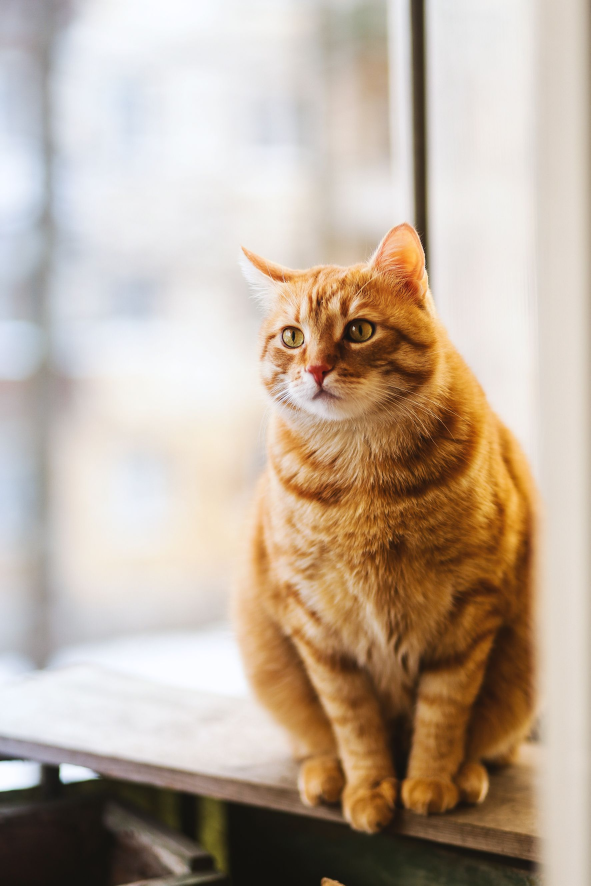
#> input picture Images/cat.jpg, 1771 x 2657 px, found by its file name (shown at 1/3 size)
$ python trial.py
#> lines starting #> are read from the running program, lines starting #| are printed output that depends on the picture
import cv2 as cv
import os
import matplotlib.pyplot as plt
import numpy as np


# [118 lines left out: functions readAndWriteSinglePixel, createPureColor, grayScale, reSize, conv2d, gradimage, not called in this run]

def callback():
    pass

# [28 lines left out: function cannyEdge, not called in this run]


def Sift():
    imgPath =  r"C:\Users\adjei\Coding_Projects\CV\Images\cat.jpg"
    img = cv.imread(imgPath, cv.IMREAD_GRAYSCALE)
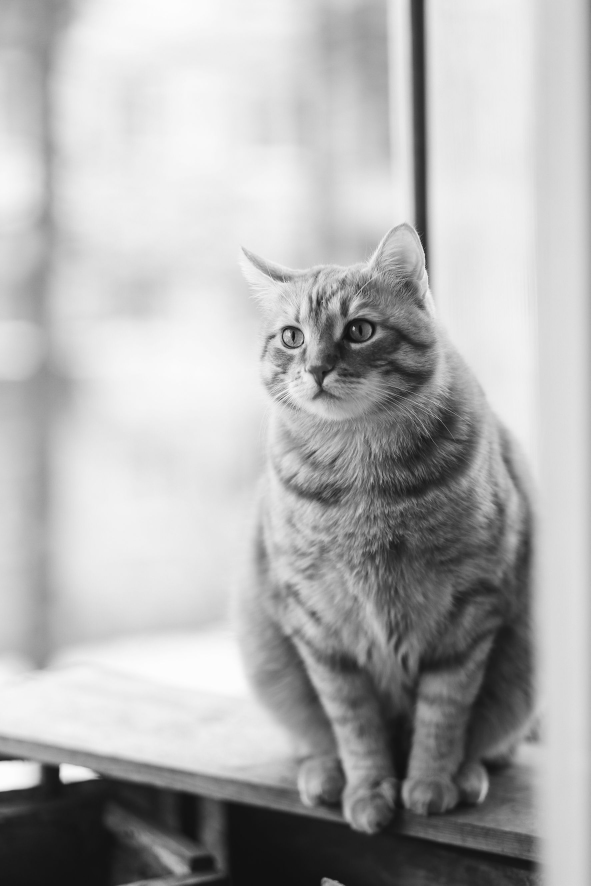
#> img: shape (2657, 1771) (shown at 1/3 size); min 8, max 255, mean 176.7

    sift = cv.SIFT_create()
    keypoints = sift.detect(img, None)
#> keypoints = 3153 keypoints; strongest (x, y, size): (211, 2319, 41), (1061, 985, 5.9), (909, 1028, 4.8), (151, 2316, 36.7)
    img = cv.drawKeypoints(img, keypoints, img, flags=cv.DrawMatchesFlags_DRAW_RICH_KEYPOINTS)
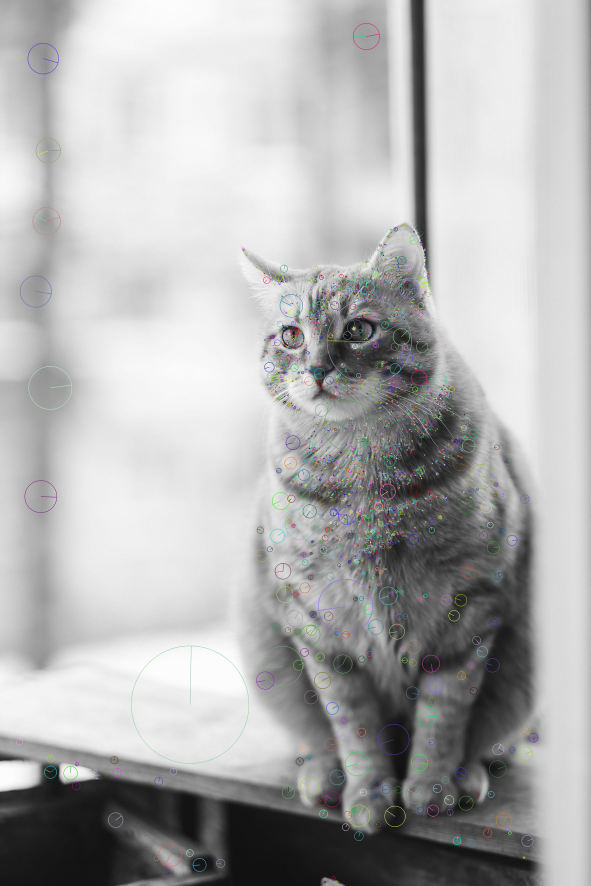
#> img: shape (2657, 1771, 3) (shown at 1/3 size); mean of channels 0, 1, 2 176.8, 176.8, 176.7; drawn as B, G, R

    plt.figure()
    plt.imshow(img)
    plt.show()


if __name__ == '__main__':
    # [7 lines of commented-out code are left out]
    Sift()

$ run again, with Images/train_batch0.jpg copied over Images/cat.jpg
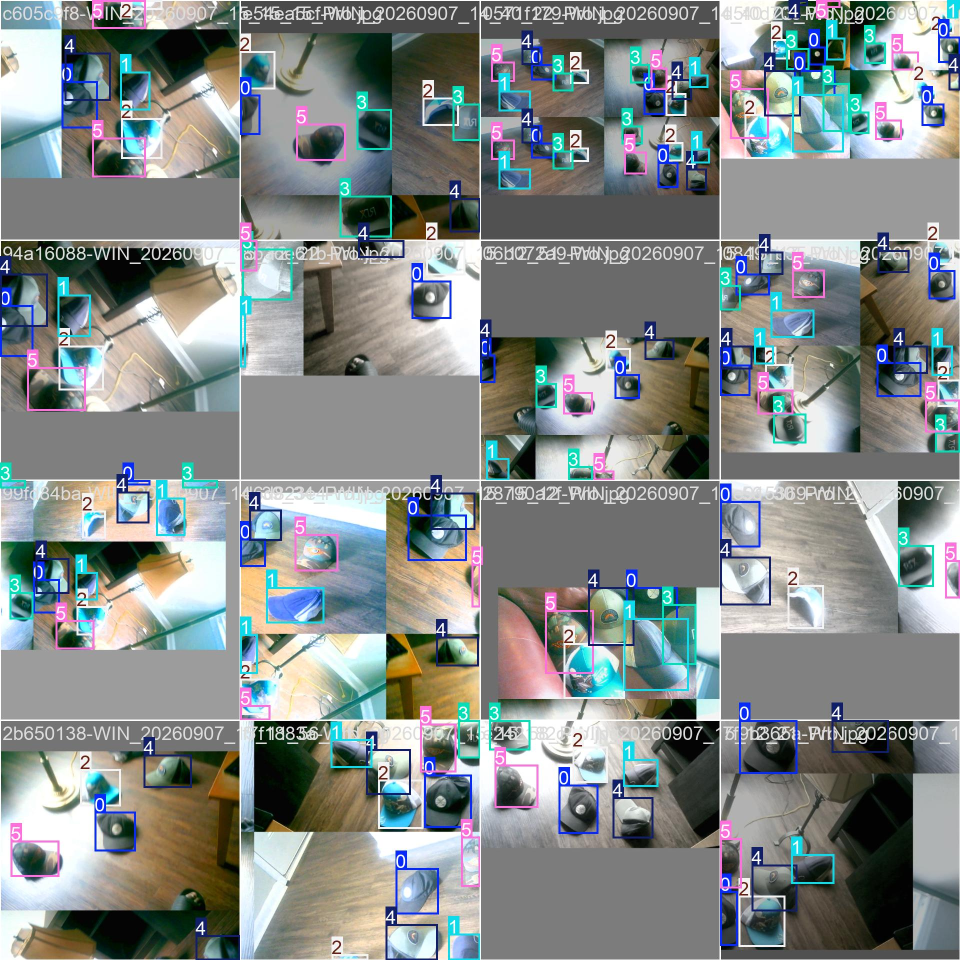
#> input picture Images/train_batch0.jpg, 1920 x 1920 px, found by its file name (shown at 1/2 size)
#> in Sift, `img = cv.imread(imgPath, cv.IMREAD_GRAYSCALE)`:
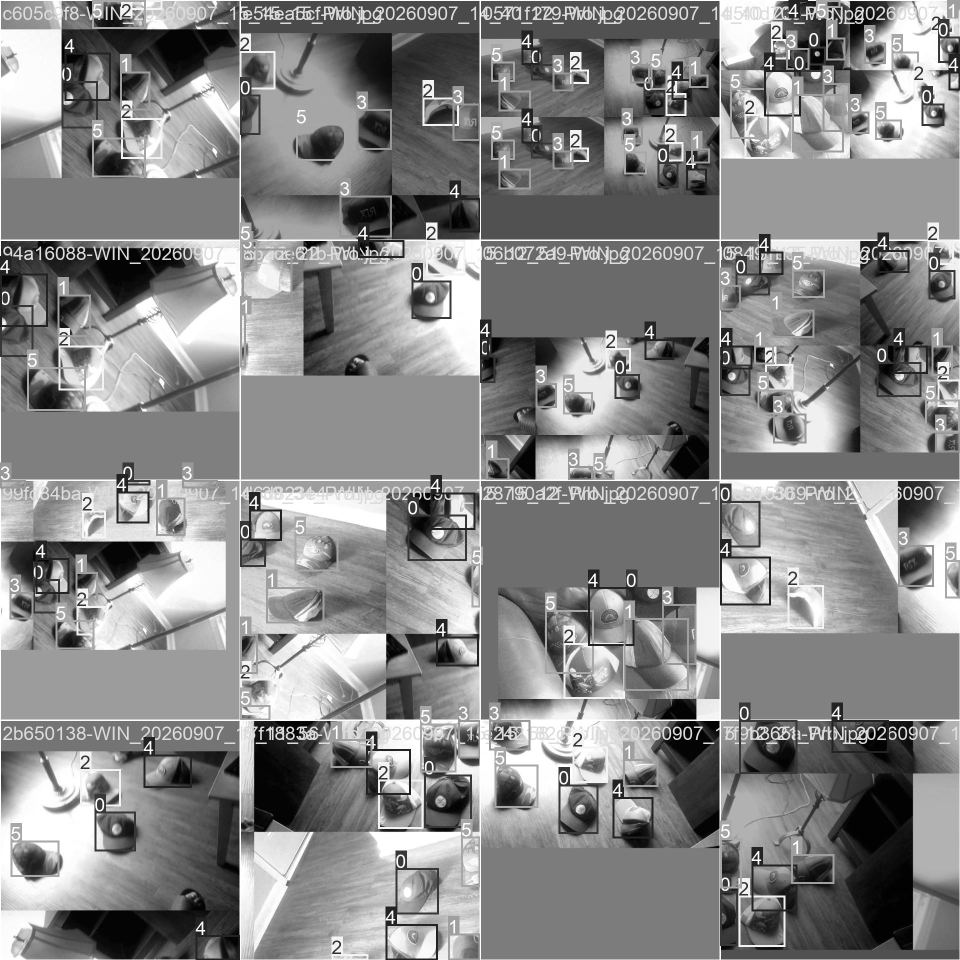
#> img: shape (1920, 1920) (shown at 1/2 size); min 0, max 255, mean 135.4
#> keypoints = 14124 keypoints; strongest (x, y, size): (340, 518, 2.4), (261, 526, 2.5), (237, 518, 2.7), (1569, 1816, 3.2)
#> in Sift, `img = cv.drawKeypoints(img, keypoints, img, flags=cv.DrawMatchesFlags_..`:
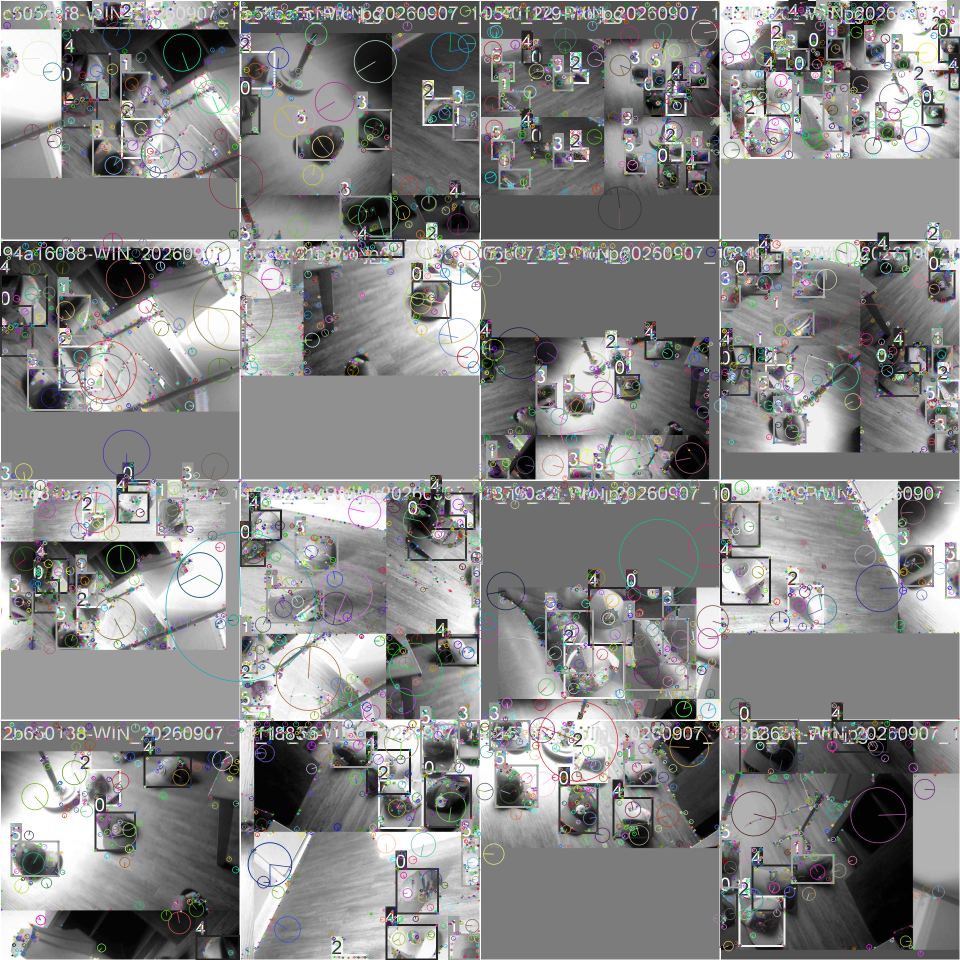
#> img: shape (1920, 1920, 3) (shown at 1/2 size); mean of channels 0, 1, 2 134.2, 134.4, 134.4; drawn as B, G, R

$ run again, with Images/train_batch1.jpg copied over Images/cat.jpg
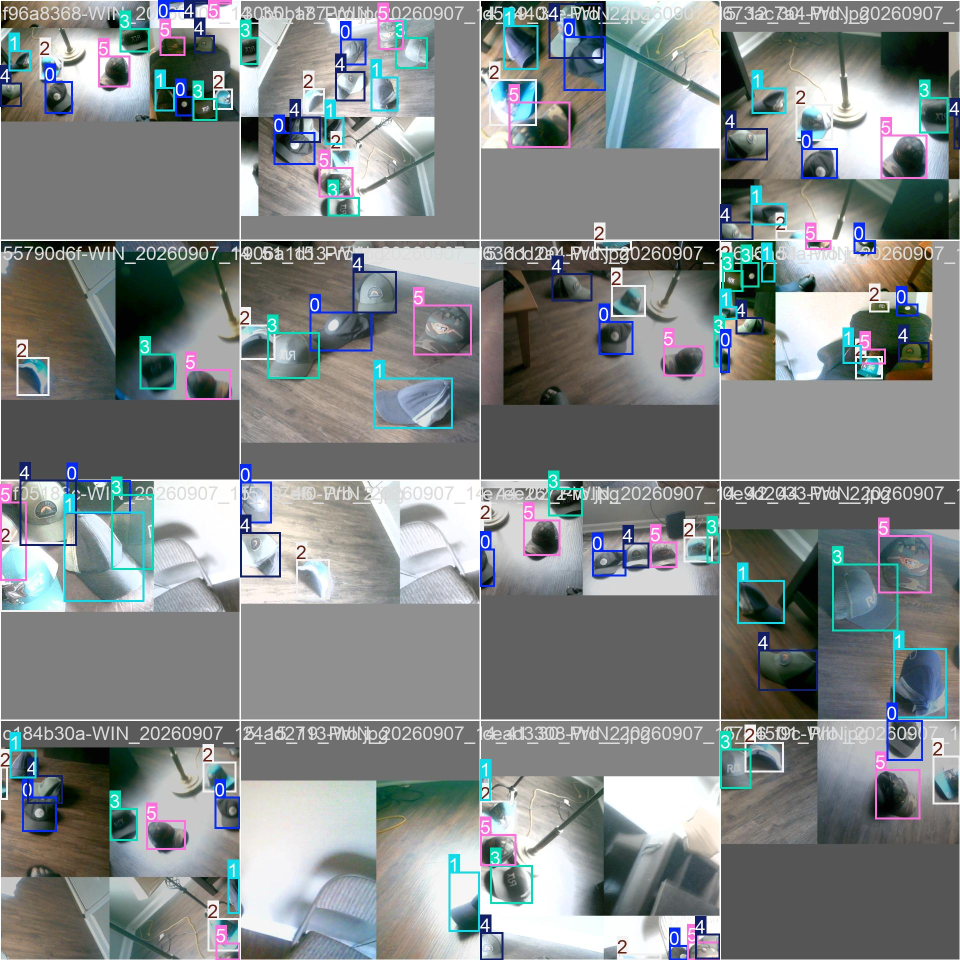
#> input picture Images/train_batch1.jpg, 1920 x 1920 px, found by its file name (shown at 1/2 size)
#> in Sift, `img = cv.imread(imgPath, cv.IMREAD_GRAYSCALE)`:
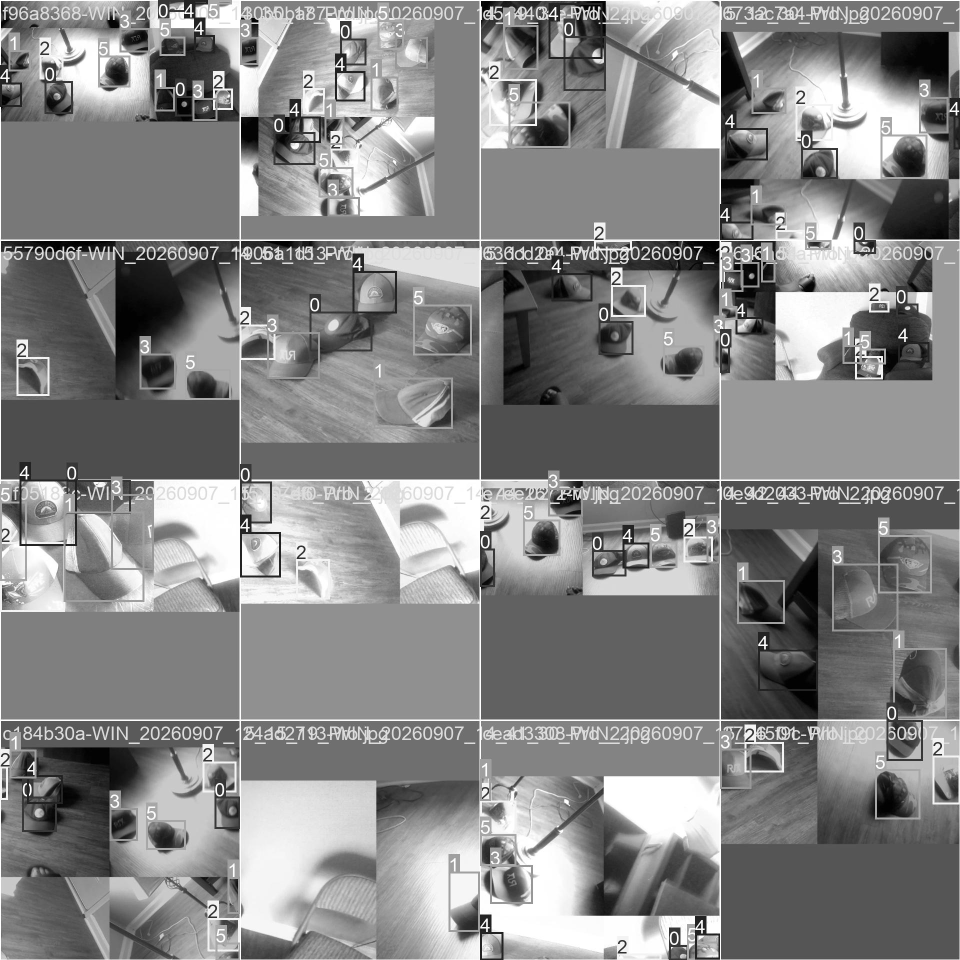
#> img: shape (1920, 1920) (shown at 1/2 size); min 0, max 255, mean 133.3
#> keypoints = 11775 keypoints; strongest (x, y, size): (1760, 717, 2.2), (1120, 995, 2), (1389, 494, 2.4), (235, 149, 30.5)
#> in Sift, `img = cv.drawKeypoints(img, keypoints, img, flags=cv.DrawMatchesFlags_..`:
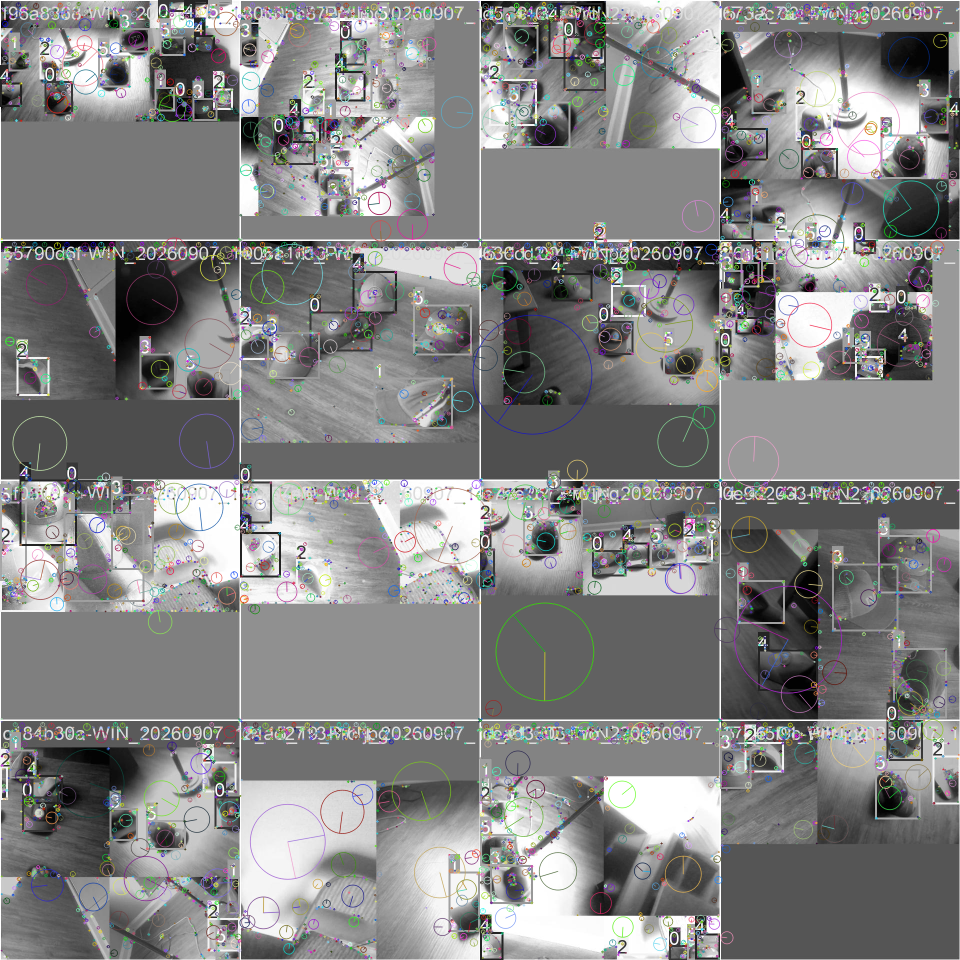
#> img: shape (1920, 1920, 3) (shown at 1/2 size); mean of channels 0, 1, 2 132.3, 132.4, 132.4; drawn as B, G, R

$ run again, with Images/train_batch2.jpg copied over Images/cat.jpg
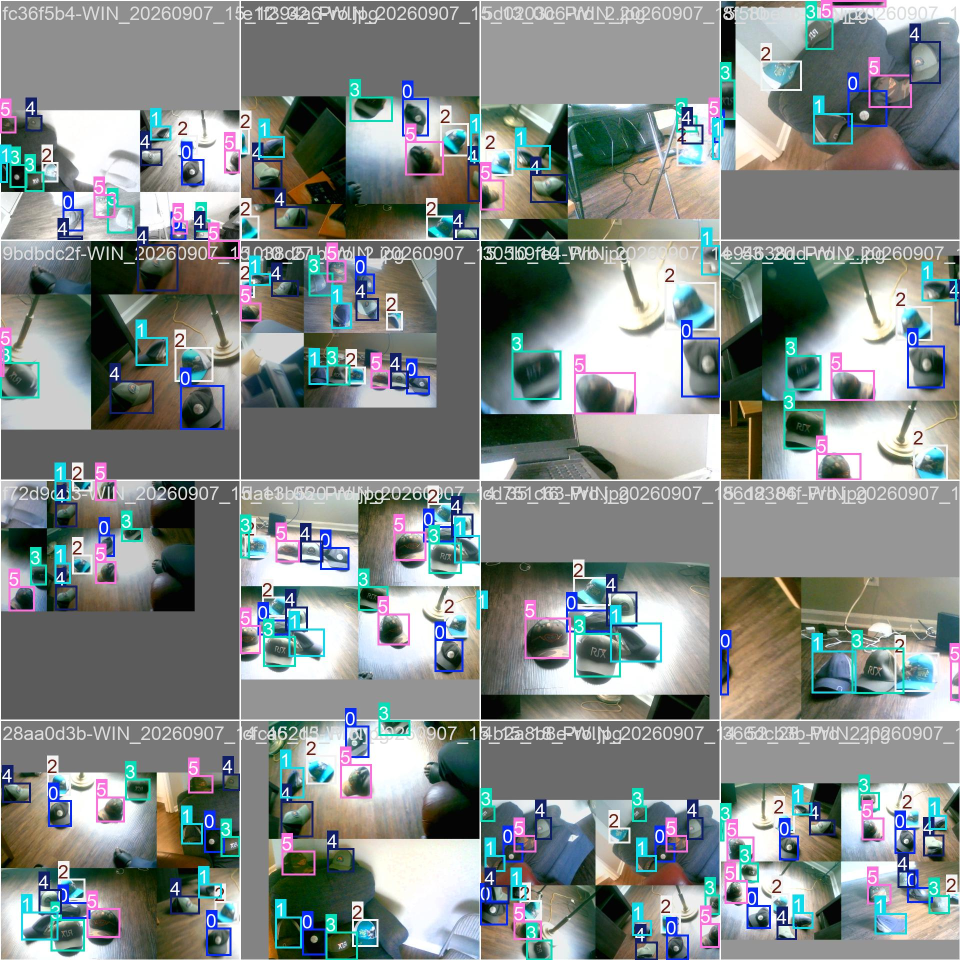
#> input picture Images/train_batch2.jpg, 1920 x 1920 px, found by its file name (shown at 1/2 size)
#> in Sift, `img = cv.imread(imgPath, cv.IMREAD_GRAYSCALE)`:
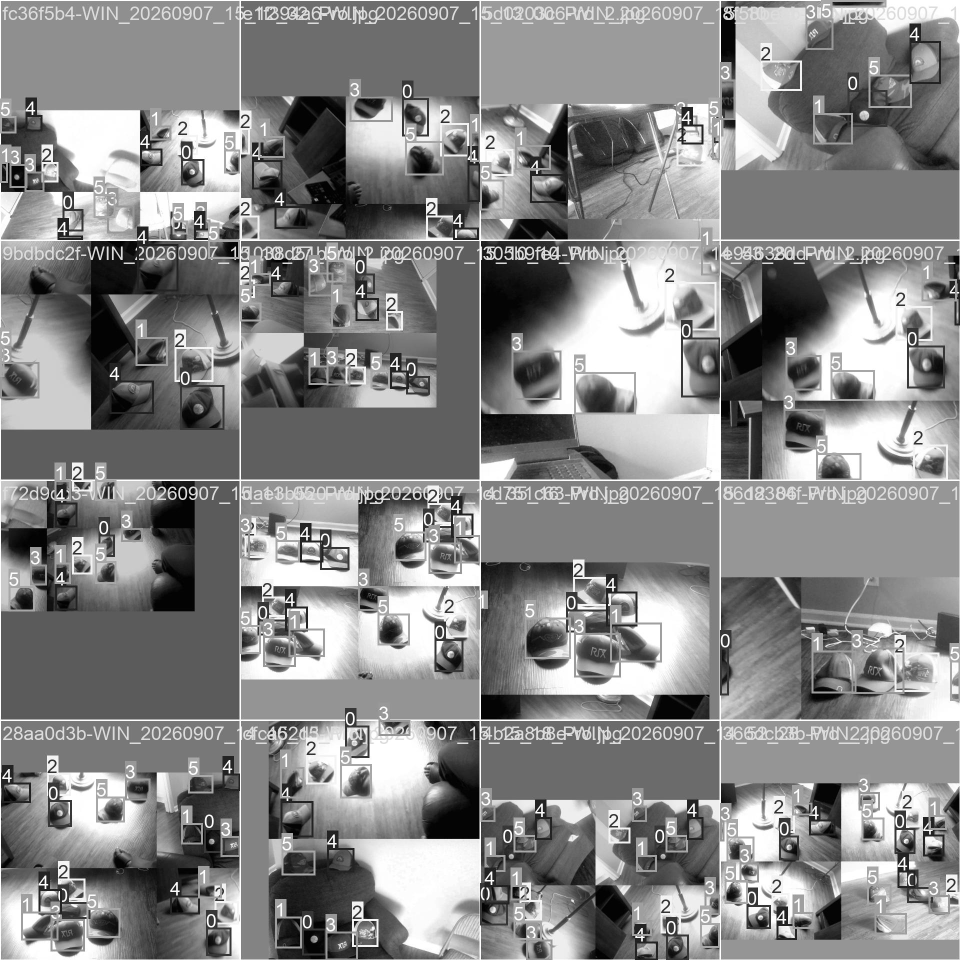
#> img: shape (1920, 1920) (shown at 1/2 size); min 0, max 255, mean 135.3
#> keypoints = 15518 keypoints; strongest (x, y, size): (1457, 20, 3.1), (1361, 278, 2.1), (272, 499, 2.4), (780, 1266, 29.4)
#> in Sift, `img = cv.drawKeypoints(img, keypoints, img, flags=cv.DrawMatchesFlags_..`:
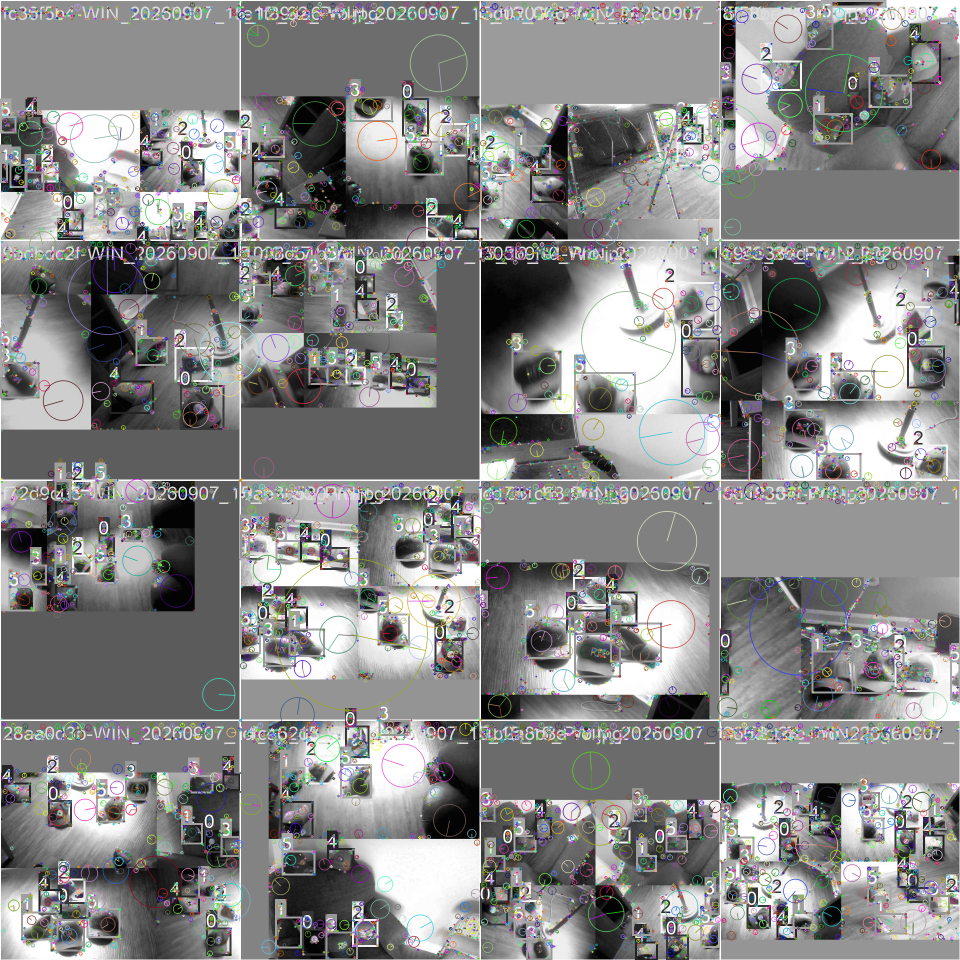
#> img: shape (1920, 1920, 3) (shown at 1/2 size); mean of channels 0, 1, 2 134, 134.3, 134.3; drawn as B, G, R
